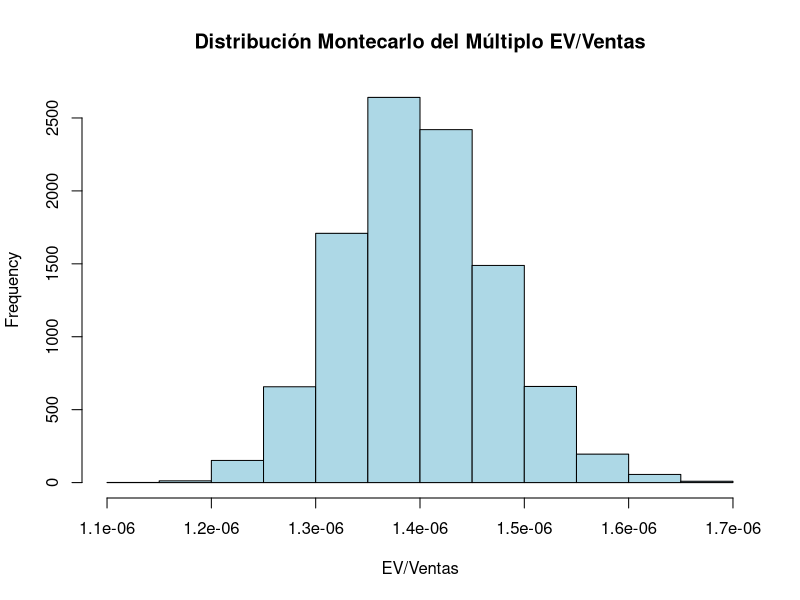

R code for this plot:
## ---- chunk 1
# Instalar paquetes necesarios si no están instalados
if (!require(quantmod)) install.packages("quantmod")
if (!require(dplyr)) install.packages("dplyr")

# Cargar librerías
library(quantmod)
library(dplyr)

# 1. Obtener datos de ingresos históricos trimestrales (esta sección depende de tu fuente de datos)
# Para este ejemplo, vamos a simular ventas históricas, pero deberías reemplazar esto con datos reales
set.seed(123)  # Para reproducibilidad
ventas_trimestrales_historicas <- c(50000, 52000, 54000, 55000, 57000, 59000, 60000, 62000, 64000, 66000, 68000, 70000, 72000)  # Ventas simuladas en millones de USD
ventas <- data.frame(Trimestre = 1:length(ventas_trimestrales_historicas), Ventas = ventas_trimestrales_historicas)

# 2. Calcular el crecimiento promedio histórico de las ventas trimestrales
ventas$var_ventas <- c(NA, diff(ventas$Ventas))  # Calcular la variación de las ventas
crecimiento_promedio <- mean(ventas$var_ventas / ventas$Ventas[-length(ventas$Ventas)], na.rm = TRUE)  # Promedio de crecimiento
cat("Crecimiento promedio histórico trimestral:", crecimiento_promedio, "\n")

# 3. Crear los supuestos para los costos basados en datos financieros de Apple
costos_fijos_pct <- 0.10  # 10% de las ventas (ajustado)
costos_variables_pct <- 0.05  # 5% de las ventas (ajustado)
capex_pct <- 0.08  # CAPEX del 8% (ajustado)
wk_pct <- 0.03  # Capital de trabajo del 3% (ajustado)
wacc <- 0.10  # WACC del 10%

# 4. Simulación de Montecarlo para 5 años con datos trimestrales
n_simulaciones <- 10000  # Número de simulaciones
trimestres_por_anio <- 4  # Trimestres por año
n_trimestres_total <- 5 * trimestres_por_anio  # 5 años en trimestres
set.seed(123)  # Para reproducibilidad

# Lista para almacenar los resultados de la simulación
resultados_simulaciones <- vector("list", n_simulaciones)

# Proceso de simulación
simulaciones <- replicate(n_simulaciones, {
  # Proyectar las ventas trimestrales a lo largo de 5 años
  ventas_inicial <- ventas$Ventas[length(ventas$Ventas)]  # Tomar la última venta como base
  ventas_proyectadas <- ventas_inicial * cumprod(1 + rnorm(n_trimestres_total, mean = crecimiento_promedio, sd = 0.02))  # Ventas proyectadas a nivel trimestral
  
  # Calcular costos en función de las ventas proyectadas
  costos_fijos_sim <- ventas_proyectadas * costos_fijos_pct
  costos_variables_sim <- ventas_proyectadas * costos_variables_pct
  capex_sim <- ventas_proyectadas * capex_pct
  wk_sim <- ventas_proyectadas * wk_pct
  
  # Flujo de caja libre (ingresos - costos) trimestral
  flujo_caja_libre_sim <- ventas_proyectadas - (costos_fijos_sim + costos_variables_sim + capex_sim + wk_sim)
  
  # Sumar el flujo de caja libre trimestral
  flujo_caja_anual_sim <- sapply(1:5, function(anio) sum(flujo_caja_libre_sim[((anio-1)*trimestres_por_anio + 1):(anio*trimestres_por_anio)]))
  
  # Traer los flujos de caja a valor presente usando el WACC
  flujos_vp <- flujo_caja_anual_sim / (1 + wacc)^(1:5)
  
  # Guardar los resultados de esta simulación en una tabla
  tabla_proyeccion <- data.frame(
    Trimestre = 1:n_trimestres_total,
    Ventas = ventas_proyectadas,
    Costos_Fijos = costos_fijos_sim,
    Costos_Variables = costos_variables_sim,
    WK = wk_sim,
    CAPEX = capex_sim,
    Flujo_Caja_Libre = flujo_caja_libre_sim
  )
  
  # Guardar en la lista de resultados
  resultados_simulaciones[[length(resultados_simulaciones) + 1]] <- tabla_proyeccion
  
  sum(flujos_vp)  # Suma de los flujos de caja descontados como proxy del valor de los activos
})

# 5. Mostrar tabla de la primera simulación como ejemplo
cat("Tabla de la primera simulación de proyección trimestral de 5 años:\n")
print(resultados_simulaciones[[1]])

# Convertir el resultado a millones para facilitar la lectura
simulaciones_millones <- simulaciones / 1e6

# Resultado de la simulación en millones de USD
valor_activos_montecarlo_millones <- mean(simulaciones_millones)  # Promedio del valor de activos en las simulaciones
cat("\nValor estimado de los activos de Apple mediante Montecarlo (VPN a 5 años, en millones de USD):", valor_activos_montecarlo_millones, "\n")

# Cálculo del múltiplo EV/Ventas
ventas_totales_proyectadas <- sum(ventas$Ventas)  # Suma de las ventas actuales
multiplo_ev_ventas <- valor_activos_montecarlo_millones / ventas_totales_proyectadas  # EV/Ventas múltiplo
cat("Múltiplo EV/Ventas proyectado:", multiplo_ev_ventas, "\n")

# 6. Histograma de las simulaciones mostrando EV/Ventas múltiplo
hist(simulaciones_millones / ventas_totales_proyectadas, main = "Distribución Montecarlo del Múltiplo EV/Ventas", 
     xlab = "EV/Ventas", col = "lightblue", border = "black")

